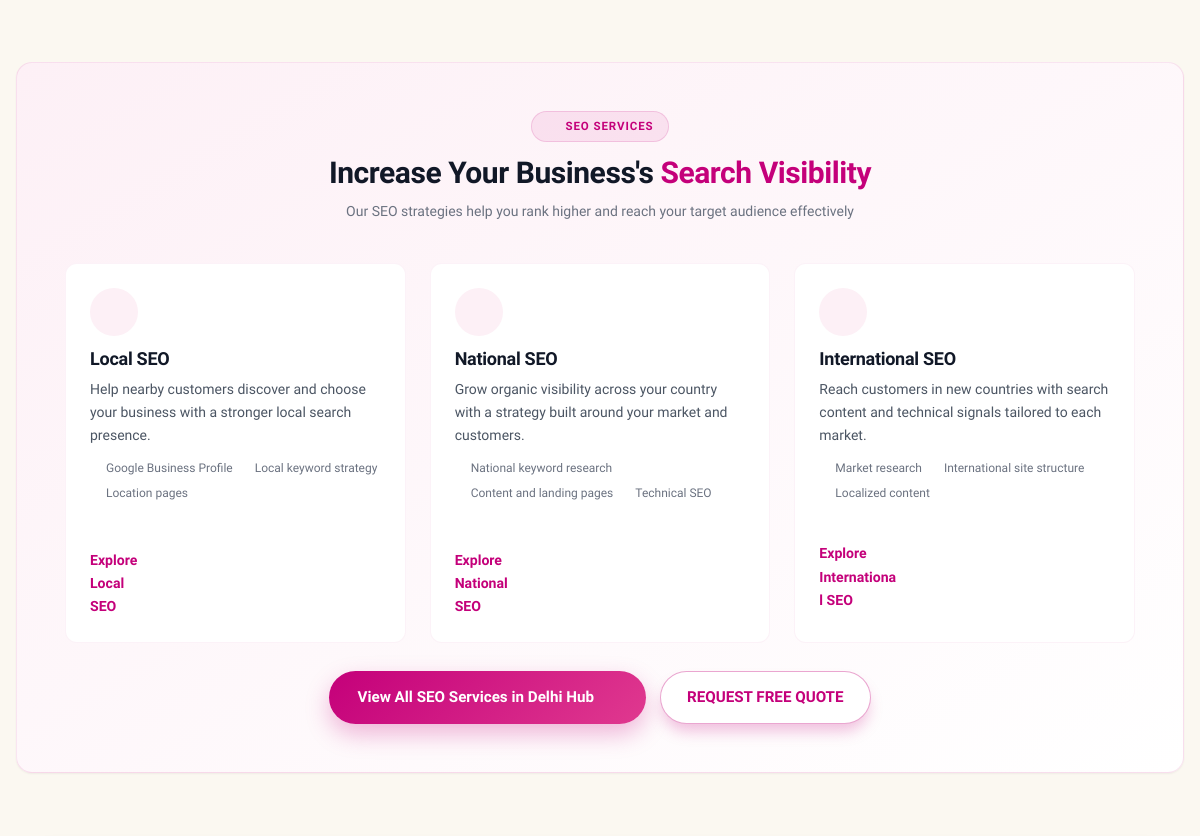
The app's page /services.php (middle part), older data.
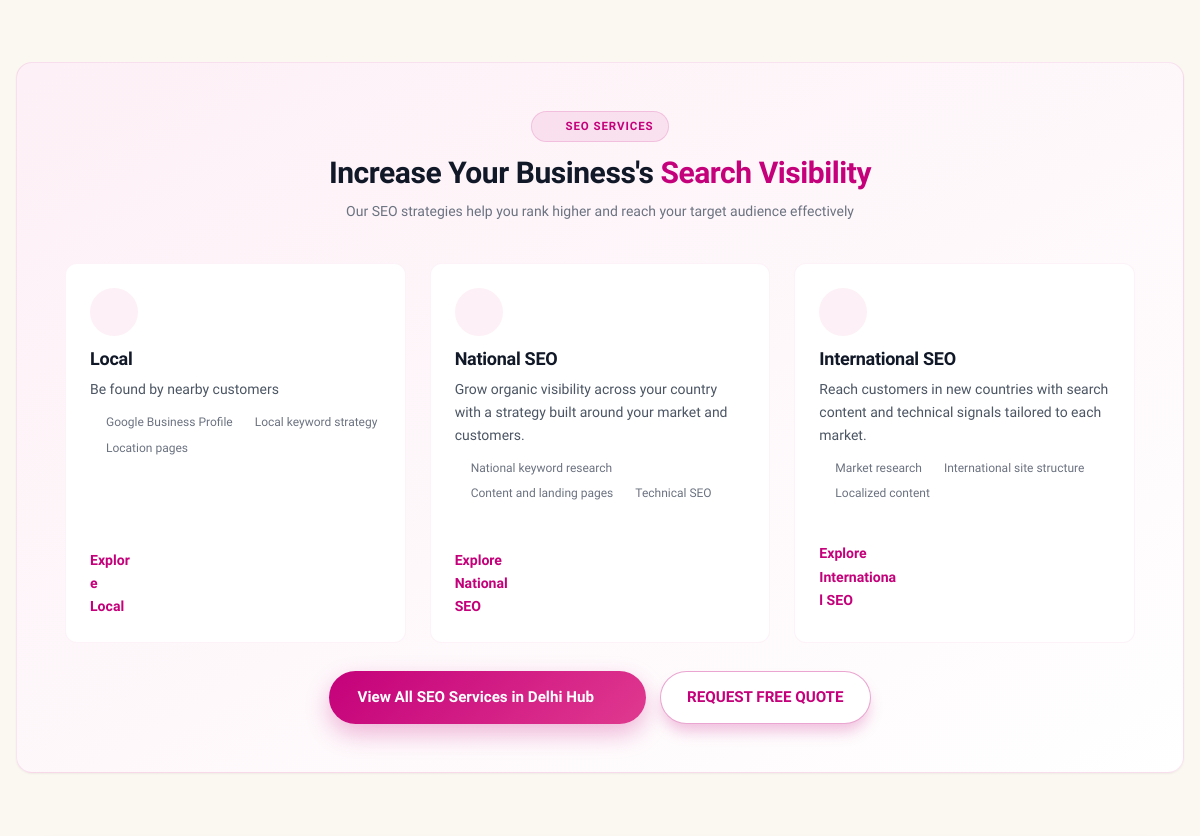
The same page, newer data.
### tables this page shows
CREATE TABLE content_items (
            id INTEGER PRIMARY KEY AUTOINCREMENT,
            content_type TEXT NOT NULL,
            title TEXT NOT NULL,
            summary TEXT,
            body TEXT,
            metadata TEXT,
            sort_order INTEGER DEFAULT 0,
            is_active INTEGER DEFAULT 1,
            created_at DATETIME DEFAULT CURRENT_TIMESTAMP,
            updated_at DATETIME DEFAULT CURRENT_TIMESTAMP
        );

### config.php (called while the page is built, shortened)
<?php
function db(): PDO
{
    static $pdo;
    if ($pdo instanceof PDO) {
        return $pdo;
    }
    $pdo = new PDO('sqlite:' . DB_PATH);
    $pdo->setAttribute(PDO::ATTR_ERRMODE, PDO::ERRMODE_EXCEPTION);
    $pdo->setAttribute(PDO::ATTR_DEFAULT_FETCH_MODE, PDO::FETCH_ASSOC);
    return $pdo;
}
function e(string $value): string
{
    return htmlspecialchars($value ?? '', ENT_QUOTES, 'UTF-8');
}

### functions.php (called while the page is built, shortened)
<?php
require_once __DIR__ . '/config.php';
function serviceDetailPages(): array
{
    $defaults = array_map(static function (array $page): array {
        $metadata = $page['metadata'] ?? [];
        unset($page['metadata']);
        return array_merge($page, is_array($metadata) ? $metadata : []);
    }, $defaults);
    $seedMarker = db()->prepare('SELECT 1 FROM cms_content_type_state WHERE content_type = :type');
    $seedMarker->execute([':type' => 'service_detail_defaults_v1']);
    $pages = cmsContent('service_detail', $defaults);
    $defaultsBySlug = [];
    foreach ($defaults as $defaultPage) $defaultsBySlug[$defaultPage['slug']] = $defaultPage;
    foreach ($pages as &$page) {
        $slug = (string) ($page['slug'] ?? '');
        if (isset($defaultsBySlug[$slug])) {
            $page = array_merge($defaultsBySlug[$slug], $page);
        }
    }
    return $pages;
}
function servicesPageContent(): array
{
    $items = cmsContent('services_page', [$defaults]);
    $content = array_merge($defaults, $items[0] ?? []);
    $dbPages = serviceDetailPages();
    $dbPagesBySlug = [];
    foreach ($dbPages as $dp) {
        if (!empty($dp['slug'])) {
            $dbPagesBySlug[$dp['slug']] = $dp;
        }
    }
    $coreSlugMap = [
        0 => 'digital-business-branding',
        1 => 'website-design-development',
        2 => 'search-engine-optimization',
        3 => 'social-media-optimization',
        4 => 'search-engine-marketing',
        5 => 'performance-marketing',
    ];
    foreach ($content['main_services'] as $idx => &$ms) {
        $slug = $coreSlugMap[$idx] ?? '';
        if ($slug && isset($dbPagesBySlug[$slug])) {
            $dbItem = $dbPagesBySlug[$slug];
            if (!empty($dbItem['features'])) {
                $ms['features'] = array_map(function($f) {
                    return is_array($f) ? ($f['title'] ?? '') : (string) $f;
                }, $dbItem['features']);
            }
        }
    }
    $seoSlugMap = [
        0 => 'local-seo',
        1 => 'national-seo',
        2 => 'international-seo',
    ];
    foreach ($content['seo_services'] as $idx => &$ss) {
        $slug = $seoSlugMap[$idx] ?? '';
        if ($slug && isset($dbPagesBySlug[$slug])) {
            $dbItem = $dbPagesBySlug[$slug];
            if (!empty($dbItem['features'])) {
                $ss['benefits'] = array_map(function($f) {
                    return is_array($f) ? ($f['title'] ?? '') : (string) $f;
                }, array_slice($dbItem['features'], 0, 3));
            }
        }
    }
    return $content;
}
    ?>
    <?php
function cmsContent(string $type, array $defaults): array
{
    $stmt = db()->prepare('SELECT id, title, summary, body, metadata FROM content_items WHERE content_type = :type AND is_active = 1 ORDER BY sort_order ASC, id ASC');
    $stmt->execute([':type' => $type]);
    $rows = $stmt->fetchAll();
    $initialized = db()->prepare('INSERT OR IGNORE INTO cms_content_type_state (content_type) VALUES (:type)');
    $initialized->execute([':type' => $type]);
    return array_map(function (array $row) use ($type): array {
        $item = json_decode($row['metadata'] ?? '', true);
        if (!is_array($item)) {
            $item = [];
        }
        if ($type === 'blog') {
            $item['id'] = (int) ($row['id'] ?? 0);
        }
        $item['title'] = $row['title'];
        $item['summary'] = $row['summary'] ?? '';
        if ($row['body'] !== '') {
            $item['body'] = $row['body'];
        }
        if ($type === 'pricing') {
            $item = [
                'name' => $row['title'],
                'price' => $item['price'] ?? 'Contact us',
                'description' => $row['summary'] ?? '',
                'features' => $row['body'] !== '' ? preg_split('/\r\n|\r|\n/', $row['body']) : [],
                'popular' => (bool) ($item['popular'] ?? false),
            ];
        }
        return $item;
    }, $rows);
}

### services.php (the view, shortened to what this page needs)
<?php require_once __DIR__ . '/app/templates/header.php'; ?>
<?php
$servicesContent = servicesPageContent();
$seoServices = $servicesContent['seo_services'];
function spIcon(string $name): string {
    $path = $icons[$name] ?? '';
    return '<svg xmlns="http://www.w3.org/2000/svg" viewBox="0 0 24 24" fill="none" stroke="currentColor" stroke-width="2" stroke-linecap="round" stroke-linejoin="round">' . $path . '</svg>';
}
?>
<main class="sp-page" id="servicesPage">
    <div class="sp-bg">
    </div>
                        <?= spIcon('sparkles') ?>
    <section class="sp-stats-section">
        <div class="sp-container">
            <div class="sp-seo-section" id="seo-services">
                <div class="sp-block-header">
                    <div class="sp-pill" style="margin-bottom: 12px;">
                        <?= spIcon('chart') ?>
                        <span><?= e((string) $servicesContent['seo_badge']) ?></span>
                    </div>
                    <h2 class="sp-block-title">
                        <?= e((string) $servicesContent['seo_heading_prefix']) ?>
                        <span class="accent"><?= e((string) $servicesContent['seo_heading_highlight']) ?></span>
                    </h2>
                    <p class="sp-block-sub"><?= e((string) $servicesContent['seo_subtitle']) ?></p>
                </div>
                <div class="sp-seo-grid">
                    <?php foreach ($seoServices as $seo):
                        $cardSlug = !empty($seo['href']) ? $seo['href'] : (!empty($seo['slug']) ? '/' . $seo['slug'] . '.php' : '/seo-services-delhi.php');
                    ?>
                        <div class="sp-seo-card" style="display: flex; flex-direction: column;">
                            <div class="sp-seo-icon">
                                <?= spIcon($seo['icon']) ?>
                            </div>
                            <h4 class="sp-seo-title"><?= htmlspecialchars($seo['title']) ?></h4>
                            <p class="sp-seo-desc"><?= htmlspecialchars($seo['description']) ?></p>
                            <div class="sp-seo-benefits" style="margin-bottom: 18px;">
                                <?php foreach (($seo['benefits'] ?? []) as $b): ?>
                                    <span class="sp-seo-benefit">
                                        <?= spIcon('check') ?>
                                        <?= htmlspecialchars($b) ?>
                                    </span>
                                <?php endforeach; ?>
                            </div>
                            <div style="margin-top: auto; padding-top: 14px;">
                                <a href="<?= $cardSlug ?>" style="display: inline-flex; align-items: center; gap: 6px; font-weight: 700; font-size: 0.88rem; color: #C4007A; text-decoration: none;">
                                    <span>Explore <?= htmlspecialchars($seo['title']) ?></span>
                                    <?= spIcon('arrow') ?>
                                </a>
                            </div>
                        </div>
                    <?php endforeach; ?>
                </div>
                <div class="sp-seo-cta" style="display: flex; flex-wrap: wrap; justify-content: center; gap: 14px; margin-top: 28px;">
                    <a href="/seo-services-delhi.php" style="display: inline-flex; align-items: center; gap: 8px; background: linear-gradient(135deg, #C4007A 0%, #E0398F 100%); color: #fff; padding: 13px 28px; border-radius: 9999px; font-weight: 700; font-size: 0.95rem; text-decoration: none; box-shadow: 0 10px 24px rgba(196, 0, 122, 0.28); white-space: nowrap;">
                        <span>View All SEO Services in Delhi Hub</span>
                        <?= spIcon('arrow') ?>
                    </a>
                    <a href="javascript:void(0)" class="trigger-enquiry-modal" style="display: inline-flex; align-items: center; gap: 8px; background: #FFFFFF; border: 1.5px solid rgba(196, 0, 122, 0.35); color: #C4007A; padding: 13px 26px; border-radius: 9999px; font-weight: 700; font-size: 0.95rem; text-decoration: none; white-space: nowrap;">
                        <?= e((string) $servicesContent['seo_quote_label']) ?>
                    </a>
                </div>
            </div>
        </div>
    </section>
</main>
<?php require_once __DIR__ . '/app/templates/footer.php'; ?>

### app/templates/header.php (shortened to what this page needs)
<?php
require_once __DIR__ . '/../../config.php';
require_once __DIR__ . '/../../functions.php';
$dbPagesBySlugNav = [];
foreach (serviceDetailPages() as $dp) {
    if (!empty($dp['slug'])) $dbPagesBySlugNav[$dp['slug']] = $dp;
}
?>
<!DOCTYPE html>
<html lang="en">
<head>
    <link href="https://cdn.jsdelivr.net/npm/bootstrap@5.3.3/dist/css/bootstrap.min.css" rel="stylesheet">
    <link rel="stylesheet" href="/assets/css/typography.css">
    <link rel="stylesheet" href="/assets/css/design-system.css">
</head>
<body>
</body>
</html>

### app/templates/footer.php (shortened to what this page needs)
</body>
</html>

### assets/css/typography.css (style rules this page uses)
:root { --font-family-base: 'Plus Jakarta Sans', -apple-system, BlinkMacSystemFont, 'Segoe UI', Roboto, Arial, sans-serif; --font-size-h1: clamp(2rem, 1.3rem + 2.3vw, 3.25rem); --font-size-h2: clamp(1.5rem, 1.2rem + 1vw, 2.25rem); --font-size-h3: clamp(1.15rem, 1rem + 0.35vw, 1.4rem); --font-size-h4: 1.15rem; --font-size-h5: 1.05rem; --font-size-h6: 1rem; --font-size-body: 1rem; --line-height-heading: 1.25; --line-height-body: 1.65; }
*, *::before, *::after { font-family: var(--font-family-base); }
body { font-size: var(--font-size-body); line-height: var(--line-height-body); }
h1, h2, h3, h4, h5, h6 { margin-top: 0; font-weight: 700; line-height: var(--line-height-heading); letter-spacing: -0.015em; overflow-wrap: break-word; }
h2 { font-size: var(--font-size-h2); }
h4 { font-size: var(--font-size-h4); }
p { margin-top: 0; font-size: var(--font-size-body); line-height: var(--line-height-body); font-weight: 400; overflow-wrap: break-word; }

### assets/css/design-system.css (style rules this page uses)
:root { --wtm-primary: #C4007A; --wtm-primary-dark: #A3005F; --wtm-primary-deep: #780045; --wtm-primary-light: #E0398F; --wtm-primary-soft: #FFF0F7; --wtm-primary-tint: #FCE8F3; --wtm-primary-glow: rgba(196, 0, 122, 0.18); --wtm-primary-rgb: 196, 0, 122; --wtm-bg: #FBF8F1; --wtm-bg-alt: #F6EFE9; --wtm-surface: #FFFFFF; --wtm-surface-muted: #F8FAFC; --wtm-surface-elevated: #FFFFFF; --wtm-border: #F1F4F8; --wtm-border-strong: #E2E8F0; --wtm-border-pink: rgba(196, 0, 122, 0.14); --wtm-text-headline: #111827; --wtm-text-body: #4B5563; --wtm-text-muted: #6B7280; --wtm-text-light: #9CA3AF; --wtm-text-inverse: #FFFFFF; --wtm-accent-gold: #F59E0B; --wtm-accent-emerald: #10B981; --wtm-accent-indigo: #6366F1; --wtm-grad-primary: linear-gradient(135deg, #C4007A 0%, #E0398F 100%); --wtm-grad-dark: linear-gradient(135deg, #A3005F 0%, #C4007A 100%); --wtm-grad-soft: linear-gradient(135deg, #FFF0F7 0%, #FFFFFF 100%); --wtm-grad-surface: linear-gradient(180deg, #FFFFFF 0%, #FDFBF7 100%); --wtm-grad-mesh: radial-gradient(at 0% 0%, rgba(196, 0, 122, 0.08) 0px, transparent 50%), radial-gradient(at 100% 100%, rgba(224, 57, 143, 0.06) 0px, transparent 50%); --wtm-shadow-xs: 0 1px 2px rgba(0, 0, 0, 0.04); --wtm-shadow-sm: 0 2px 8px -1px rgba(0, 0, 0, 0.06), 0 1px 3px rgba(0, 0, 0, 0.04); --wtm-shadow-md: 0 8px 24px -4px rgba(0, 0, 0, 0.06), 0 2px 6px -1px rgba(0, 0, 0, 0.03); --wtm-shadow-lg: 0 20px 35px -8px rgba(17, 24, 39, 0.08), 0 6px 12px -2px rgba(17, 24, 39, 0.03); --wtm-shadow-xl: 0 28px 50px -12px rgba(17, 24, 39, 0.12); --wtm-shadow-glow: 0 12px 30px -6px rgba(196, 0, 122, 0.3); --wtm-shadow-card-hover: 0 22px 42px -10px rgba(196, 0, 122, 0.14), 0 0 0 1px rgba(196, 0, 122, 0.16); --wtm-radius-sm: 8px; --wtm-radius-md: 14px; --wtm-radius-lg: 20px; --wtm-radius-xl: 26px; --wtm-radius-pill: 9999px; --wtm-ease-spring: cubic-bezier(0.16, 1, 0.3, 1); --wtm-ease-smooth: cubic-bezier(0.4, 0, 0.2, 1); --wtm-duration-fast: 0.2s; --wtm-duration-normal: 0.35s; --wtm-duration-slow: 0.6s; }
html { scroll-behavior: smooth; -webkit-text-size-adjust: 100%; overflow-x: clip; }
body { background-color: var(--wtm-bg); color: var(--wtm-text-headline); font-family: 'Plus Jakarta Sans', -apple-system, BlinkMacSystemFont, 'Segoe UI', Roboto, sans-serif; line-height: 1.65; overflow-x: clip; width: 100%; }

### app/templates/header.php (style rules this page uses)
:root { --bg: #FBF8F1; --primary: #C4007A; --primary-dark: #A3005F; --primary-light: #E0398F; --deep: #1A1A1A; --muted: #6B7280; --gold: #F4C430; --border-soft: rgba(196, 0, 122, 0.1); --gradient-primary: linear-gradient(90deg, #C4007A, #E0398F); --gradient-topbar: linear-gradient(90deg, #A3005F, #C4007A, #E0398F); --topbar-h: 36px; --header-h: 84px; }
* { box-sizing: border-box; }
html { scroll-behavior: smooth; overflow-x: hidden; }
body { font-family: var(--font-family-base); background: var(--bg); color: var(--deep); line-height: 1.6; margin: 0; padding: 0; overflow-x: hidden; width: 100%; max-width: 100vw; -webkit-font-smoothing: antialiased; padding-top: calc(var(--topbar-h) + var(--header-h)); }

Row changes from the older to the newer data that the page shows:
changed content_items: title "Local SEO" → "Local"; summary "Help nearby customers discover and choose your business with a stronger local search presence." → "Be found by nearby customers"
